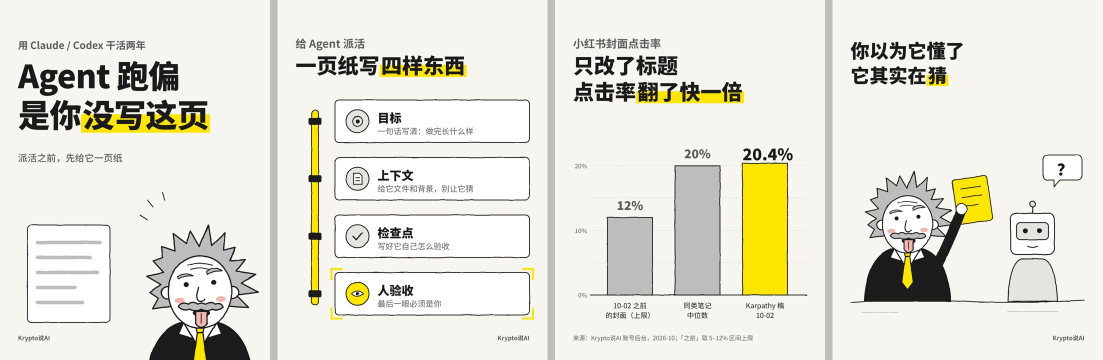
#> input picture 账号/视觉规范_测试/overview.jpg, 2205 x 720 px (shown at 1/2 size)
$ python -i render_comic.py   (imports and definitions only)
#> lines starting #> are read from the running program, lines starting #| are printed output that depends on the picture
#!/usr/bin/env python3
"""把 comic.json 渲染成小红书漫画讲解竖图（1080x1440 PNG）+ overview.jpg。

用法: python3 render_comic.py <comic.json> <输出目录>

comic.json:
{
  "account": {"name": "Krypto说AI", "avatar_image": "avatar.png"},
  "series": "K老师讲AI",                 # 封面底部的栏目名，不带期数（写了「｜第 N 期」会被去掉）
  "pages": [
    {"type": "cover", "kicker": "开了 10 个 Agent 之后…", "title": "为什么你的 Agent\\n越多越乱？",
     "scene": {"actors": [{"who": "ein", "face": "meh", ...}], "props": [...], "strings": [...]}},
        # kicker = 顶部黄底小字引子：场景 / 情绪（「永不眠！」「开了 10 个 Agent 之后…」）
        # title  = 超大问句钩子：「为什么你的… / 如何…」，读者自己的事，产品名直接嵌进去
        # scene  = 只有一个人（默认 K 老师，face=meh 无语脸）+ 1–3 个道具把这件事演出来，不配台词
        # 底部只放栏目名（spec 顶层 series）。keyword / sub / promise 是旧版式字段，新封面不用
    {"type": "story", "kicker": "可选小字", "no": "01", "title": "小标题",
     "text": "画面上方的讲解", "scene": {...},
     "quote": "原内容里的关键句（可选，黄色竖线引用块）", "note": "画面下方的补充"},
    {"type": "panel", "no": "03", "blocks": [            # 内页主力版式：文字主导 + 小图解
        {"lead": "小字引入一句"}, {"h": "大标题\\n可两行"}, {"p": "段落"}, {"ul": ["要点 1", "要点 2"]},
        {"fig": {...scene...}, "height": 460},            # 图解，高度 360–560；人物默认小一号
        {"rows": [{"icon": {"who": "bot", "hold": "checklist"}, "title": "Choice", "desc": "一句解释"}]},
        {"quote": "关键句"}, {"space": true},               # space = 把后面的块推到页底
        {"big": "一句加粗结论，居中大字"}, {"note": "一行小字说明，居中"},
        {"code": ["状态：「我的卡被扣了两次款」", "问题1：该转给哪个部门？（财务 / 技术）"]},   # 深色框：真实输入 / 输出，「键：」自动高亮
        {"compare": [{"icon": {"who": "bot"}, "title": "LLM 会这样回", "box": "这位客户遇到了…", "note": "系统还得从这段话里抠字段"},
                     {"icon": {"who": "bot", "accent": true}, "title": "Jev 会这样回", "box": "财务 ==0.94==\n退款 ==0.97==", "note": "程序拿到就能走下一步"}]}]},
    {"type": "end", "lines": ["收束金句第一行", "第二行"], "cta": "关注 K 老师 · 评论区扣 1 领本期模板", "sign": "漫画学AI，我是 K 老师～"}
  ]
}
文字里 **加粗**、==黄色马克笔高亮==；title / text / note 里用 \\n 换行。

scene:
{
  "actors": [{"who": "ein|xiaobai", "pose": "...", "face": "...", "say": "头顶台词",
              "hold": "道具名", "x": 300, "scale": 1.8, "flip": false, "lie": false}],
  "props":  [{"prop": "laptop", "x": 780, "y": 380, "scale": 1.6, "label": "道具下方小字"}],
  "tags":   [{"text": "效率型AI", "x": 620, "y": 300, "style": "fill|line|plain", "size": 44}]
}
x / y 是 1080x760 画面里的坐标（地面 y=720）；都可以省略，脚本按人数和道具数自动排位。
  "strings": [[[x, y], [x, y], ...]]   # 手绘线（缠住的线、牵着的绳），按点连成平滑曲线
  图解元素（panel 的 fig 里用）:
    "bars":   {"items": [{"label": "优化前", "value": 1092, "text": "1092 次", "hl": false}], "x": 330, "y": 70}
    "flow":   {"items": [{"text": "LLM", "sub": "写、查", "hl": false}, {"text": "Jev", "hl": true}], "y": 200}
    "arrows": [{"from": [300, 200], "to": [700, 200], "label": "派单"}]
    "divider": true            # 中间一条虚线，左右对比
  actor 额外字段: "hat": "chefhat"（头顶戴道具） "meter": 0.8（头顶进度条） "label": "脚下小字" "accent": true（bot 黄领带）
who: ein（K 老师） xiaobai（小白） bot（方头机器人 = AI / Agent / 模型）
pose: stand wave point shrug cheer think hold walk ｜ 封面大动作: carry（抱着大东西走）push（推）kneel（蹲着摆弄）headache（抱头）run sit lean
  actor 的 hold_scale（默认 0.38）：封面让人抱一个大道具时调到 0.8–1.2，配 pose=carry / push / kneel
  scene.backdrop: {"kind": "ground|waves|hill|road", "y": 480}   # 铺在人物后面的一片地面 / 波浪 / 坡 / 路，封面用
  scene.svg: "<path d=…/>"        # 自定义插图（1080x760 坐标）：火车、岔路、曲线，道具库没有的就直接画
  actor.motion: true              # 人物身后画三道速度线（跑 / 快）
face: ein → tongue happy smug surprise think sad meh；xiaobai → neutral happy confused surprise sad smug meh
prop: 见 characters.py 的 PROPS（封面大道具: basket 一筐纸、stack 一摞纸、timeline 时间线、bill 账单、brick 砖）
"""
import html
import json
import os
import re
import sys

HERE = os.path.dirname(os.path.abspath(__file__))
sys.path.insert(0, HERE)
from characters import ACTORS, ARMS_ON_TOP, POSE_DY, POSES, PROPS, SHADOW, YELLOW, backdrop  # noqa: E402


# [10 lines left out: function load_shooter, not called in this run]


SW, SH, GROUND = 1080, 760, 720
GREY_BAR = "#D8D8D8"

CSS = """
* { margin: 0; padding: 0; box-sizing: border-box }
body { width: 1080px; height: 1440px; background: #fff; color: #000; overflow: hidden;
       font-family: "PingFang SC", "Noto Sans CJK SC", "Source Han Sans SC", "Microsoft YaHei", sans-serif }
.page { width: 1080px; height: 1440px; padding: 84px 80px 70px; display: flex; flex-direction: column }
.round { font-family: "Yuanti SC", "PingFang SC", "Noto Sans CJK SC", sans-serif; font-weight: 700 }
.kicker { font-size: 40px; line-height: 1.4; margin-bottom: 10px }
.no { font-size: 56px; line-height: 1; margin-bottom: 18px }
.no span, mark { background: linear-gradient(transparent 45%, #FFE600 45%, #FFE600 92%, transparent 92%);
                 color: inherit; padding: 0 6px }
h1 { font-size: 118px; line-height: 1.22; letter-spacing: -1px }
.cover { padding: 96px 72px 64px }
.cover .kicker { font-size: 50px; line-height: 1.3; margin-bottom: 22px; font-weight: 700 }
.cover .kicker span { background: #FFE600; padding: 4px 16px; border-radius: 10px;
                      box-decoration-break: clone; -webkit-box-decoration-break: clone }
.cover h1 { font-size: 118px; line-height: 1.18; letter-spacing: -2px }
.cover .scene { margin: 20px -72px 10px }
.kwline { display: flex; align-items: center; gap: 26px; margin-top: 34px }
.kwline .k { font-size: 76px; line-height: 1; background: #FFE600; padding: 14px 26px 18px; border-radius: 16px;
             white-space: nowrap; flex: none }
.kwline .s { font-size: 42px; line-height: 1.35; font-weight: 700; white-space: pre-wrap }
.panel { padding: 70px 72px 56px }
.panel .lead { font-size: 38px; line-height: 1.5; margin-bottom: 10px }
.panel .no { margin-bottom: 14px }
.panel h2 { font-size: 62px; line-height: 1.26; margin-bottom: 22px }
.panel p { font-size: 39px; line-height: 1.58; margin-bottom: 20px; white-space: pre-wrap }
.panel ul { list-style: none; margin: 2px 0 16px }
.panel li { font-size: 37px; line-height: 1.5; padding-left: 36px; position: relative; margin-bottom: 12px }
.panel li:before { content: ""; position: absolute; left: 6px; top: 22px; width: 13px; height: 13px;
                   border-radius: 50%; background: #000 }
.panel .fig { margin: 6px -72px 14px; flex: 1 1 auto }   /* 图解吃掉剩余高度，上下自动留白 */
.panel .fig svg { width: 1080px; height: 100%; display: block }
.panel .rows { margin: 4px 0 12px; flex: 1 1 auto; display: flex; flex-direction: column; justify-content: space-around }
.panel .row { display: flex; align-items: center; gap: 26px; margin-bottom: 14px }
.panel .row .ic { flex: none; width: 170px; height: 170px }
.panel .row .ic svg { width: 170px; height: 170px }
.panel .row .rt { font-size: 43px; font-weight: 700; line-height: 1.3 }
.panel .row .rd { font-size: 35px; line-height: 1.48; margin-top: 6px }
.panel .quote { font-size: 39px; margin: 8px 0 20px }
.panel .sp { flex: 1 }
.panel .big { font-size: 46px; line-height: 1.45; font-weight: 700; text-align: center; margin: 10px 0 16px; white-space: pre-wrap }
.panel .big mark { padding: 0 4px }
.panel .note { font-size: 32px; line-height: 1.5; color: #444; text-align: center; margin: 0 0 16px; white-space: pre-wrap }
.panel .code { background: #2E3440; color: #ECEFF4; border-radius: 22px; padding: 26px 34px; margin: 6px 0 22px;
               font-size: 33px; line-height: 1.55; white-space: pre-wrap }
.panel .code b { color: #FFE600; font-weight: 700 }
.panel .code mark, .panel .cb mark { background: none; color: #FFE600; font-weight: 700; padding: 0 }
.panel .cmp { display: flex; gap: 30px; margin: 4px 0 18px }
.panel .cmp > div { flex: 1; min-width: 0 }
.panel .cmp .ct { font-size: 38px; font-weight: 700; text-align: center; margin-bottom: 12px }
.panel .cmp .cb { background: #2E3440; color: #ECEFF4; border-radius: 22px; padding: 22px 26px; font-size: 31px;
                  line-height: 1.5; min-height: 190px; white-space: pre-wrap }
.panel .cmp .cb b { color: #FFE600 }
.panel .cmp .cn { font-size: 30px; line-height: 1.45; color: #333; margin-top: 12px; white-space: pre-wrap }
.panel .cmp .ci { text-align: center; height: 120px }
.panel .cmp .ci svg { width: 120px; height: 120px }
.promise { text-align: center; font-size: 32px; color: #555; margin-top: 18px }
.quote { font-size: 37px; line-height: 1.5; font-weight: 700; border-left: 12px solid #FFE600;
         padding: 4px 0 4px 24px; margin-bottom: 18px; white-space: pre-wrap }
h2 { font-size: 58px; line-height: 1.3 }
.text, .note { font-size: 39px; line-height: 1.55; white-space: pre-wrap }
.text { margin-top: 18px }
.scene { flex: 1; min-height: 0; margin: 10px -80px; display: flex; align-items: center }
.scene svg { width: 1080px; height: 100%; display: block }
.series { text-align: center; font-size: 40px }
.next { text-align: center; font-size: 40px; margin-top: 28px }
.next span { background: #FFE600; border-radius: 40px; padding: 8px 34px }
.cta { text-align: center; font-size: 36px; color: #444; margin-top: 18px }
.series span { background: #FFE600; border-radius: 40px; padding: 8px 34px }
.end { align-items: center; justify-content: center; text-align: center; padding-top: 60px }
.end .lines { font-size: 50px; line-height: 1.55; margin-top: 40px; white-space: pre-wrap }
.end .sign { font-size: 38px; margin-top: 60px; display: flex; align-items: center; gap: 18px }
.end .sign img { width: 64px; height: 64px; border-radius: 50% }
.pg { position: absolute; right: 60px; bottom: 36px; font-size: 26px; color: #9A9A9A }
b { font-weight: 700 }
"""


# [20 lines left out: functions inline, wrap, not called in this run]


def vis_len(s):
    return sum(1.0 if ord(c) > 0x2E7F else 0.55 for c in s)


# [39 lines left out: functions svg_text, arrow_svg, actor_svg, not called in this run]


def scene_svg(scene, sh=SH, small=False):
    """small=True：内页图解用，人物默认小一号（约占图高的 6 成），给图解元素让位置。"""
    actors, props, tags = scene.get("actors", []), scene.get("props", []), scene.get("tags", [])
    n_label = max((len(wrap(a["label"], 12)) for a in actors if a.get("label")), default=0)
    ground = sh - 40 - (n_label * 42 + 14 if n_label else 0)
    _ = None
    actors, props, tags = scene.get("actors", []), scene.get("props", []), scene.get("tags", [])
    talking = any(a.get("say") for a in actors)
    crowded = bool(props or tags or scene.get("bars") or scene.get("flow")) or len(actors) > 1
    if len(actors) == 1:
        auto_x = [300 if crowded else 540]
    elif len(actors) == 2:
        auto_x = [290, 790]
    else:
        auto_x = [int(SW * (i + 0.5) / max(len(actors), 1)) for i in range(len(actors))]
    free = [x for x in (780, 560) if all(abs(x - ax) > 200 for ax in auto_x[:len(actors)])] or [780]
    drawn, texts = [], []
    bd = scene.get("backdrop")           # 背景景片：{"kind": "ground|waves|hill|road", "y": 480}
    if bd:
        drawn.append(backdrop(bd.get("kind", "ground"), bd.get("y", int(sh * 0.62)), SW, sh))
    if scene.get("svg"):                 # 自定义插图：直接写 SVG 片段（1080x760 坐标），画火车、曲线、岔路都行；压在背景上、人物下
        drawn.append(scene["svg"])
    if scene.get("divider"):
        drawn.append(f'<path d="M{SW // 2},20 V{sh - 20}" fill="none" stroke="#000" stroke-width="5" stroke-dasharray="4 22"/>')
    for i, a in enumerate(actors):
        x = a.get("x", auto_x[i])
        if small:
            default = min(1.55, (ground - 110 - (60 if talking else 0)) / 290)   # 内页人物约占页高 1/4–1/3
        else:
            default = 1.7 if talking else (2.0 if crowded else 2.3)
        scale = a.get("scale", default)
        flip = a.get("flip", len(actors) == 2 and i == 1)
        body, top_off = actor_svg(a, scale, flip)
        sx = -scale if flip else scale
        if a.get("lie"):
            drawn.append(f'<ellipse cx="{x}" cy="{ground}" rx="{150 * scale}" ry="{9 * scale}" fill="{SHADOW}"/>'
                         f'<g transform="translate({x - 60 * scale},{ground - 52 * scale}) rotate(-78) '
                         f'scale({sx},{scale}) translate(0,-60)">{body}</g>')
            top = ground - 150 * scale
        else:
            dy = POSE_DY.get(a.get("pose"), 0) * scale   # 跪 / 坐：整个人下沉
            drawn.append(f'<ellipse cx="{x}" cy="{ground}" rx="{52 * scale}" ry="{9 * scale}" fill="{SHADOW}"/>'
                         f'<g transform="translate({x},{ground - 195 * scale + dy}) scale({sx},{scale})">{body}</g>')
            top = ground - (195 + top_off) * scale + dy
        if a.get("motion"):              # 速度线：人在跑 / 在动
            mx = x + (60 if flip else -60) * scale
            for k, (dy0, ln) in enumerate(((-40, 70), (0, 95), (40, 70))):
                yy = ground - 110 * scale + dy0 * scale
                x1, x2 = (mx, mx + ln * scale) if flip else (mx - ln * scale, mx)
                drawn.append(f'<path d="M{x1:.0f},{yy:.0f} H{x2:.0f}" stroke="#000" stroke-width="7" stroke-linecap="round"/>')
        if a.get("meter") is not None:   # 头顶进度条：0–1
            w, h = 200 * max(scale, 0.9), 30
            my = top - 34
            drawn.append(f'<rect x="{x - w / 2:.0f}" y="{my - h:.0f}" width="{w * max(a["meter"], 0.04):.0f}" height="{h}" rx="12" fill="{YELLOW}"/>'
                         f'<rect x="{x - w / 2:.0f}" y="{my - h:.0f}" width="{w:.0f}" height="{h}" rx="12" fill="none" stroke="#000" stroke-width="7"/>')
            top = my - h - 6
        if a.get("label"):               # 脚下小字：这个角色代表谁
            ll = wrap(a["label"], 12)
            texts.append(svg_text(ll, x, ground + 52 + (len(ll) - 1) * 42, 31, 700))
        if a.get("say"):
            fs = 34 if small else 40
            lines = wrap(a["say"], 11)
            half = max(vis_len(l) for l in lines) * fs / 2
            cx = min(max(x, 40 + half), SW - 40 - half)
            texts.append(svg_text(lines, cx, top - 20, fs))
    for pts in scene.get("strings", []):
        d = f"M{pts[0][0]},{pts[0][1]}"
        for (ax, ay), (bx, by) in zip(pts[1:], pts[2:] + [pts[-1]]):
            d += f" Q{ax},{ay} {(ax + bx) / 2:.0f},{(ay + by) / 2:.0f}" if (bx, by) != (ax, ay) else f" L{ax},{ay}"
        drawn.append(f'<path d="{d}" fill="none" stroke="#000" stroke-width="6"/>')
    for i, pr in enumerate(props):
        x, y = pr.get("x", free[0] + (i * 40 if i else 0)), pr.get("y", sh * 0.52)
        s = pr.get("scale", 1.1 if small else 1.7)
        drawn.append(f'<g transform="translate({x},{y}) scale({s})">{PROPS[pr["prop"]]}</g>')
        if pr.get("label"):
            texts.append(svg_text(wrap(pr["label"], 12), x, y + 100 * s + 42, 32 if small else 36))
    for ar in scene.get("arrows", []):
        (x1, y1), (x2, y2) = ar["from"], ar["to"]
        drawn.append(arrow_svg(x1, y1, x2, y2))
        if ar.get("label"):
            texts.append(svg_text([ar["label"]], (x1 + x2) / 2, min(y1, y2) - 22, 30, 700))
    # 横向条形对比：[{label, value, text}]
    bars = scene.get("bars")
    if bars:
        items = bars["items"] if isinstance(bars, dict) else bars
        bx, by = (bars.get("x", 330), bars.get("y", 70)) if isinstance(bars, dict) else (330, 70)
        bw = (bars.get("w", 470) if isinstance(bars, dict) else 470)
        vmax = max(b["value"] for b in items) or 1
        for i, b in enumerate(items):
            y = by + i * 104
            fw = max(bw * b["value"] / vmax, 16)
            drawn.append(f'<rect x="{bx}" y="{y}" width="{fw:.0f}" height="52" rx="14" fill="{YELLOW if b.get("hl", True) else GREY_BAR}"/>'
                         f'<rect x="{bx}" y="{y}" width="{bw}" height="52" rx="14" fill="none" stroke="#000" stroke-width="7"/>')
            texts.append(svg_text([b["label"]], bx - 20, y + 38, 32, 700, "end"))
            if b.get("text"):
                texts.append(svg_text([b["text"]], bx + bw + 18, y + 38, 32, 700, "start"))
    # 流程：一排方框用箭头串起来
    flow = scene.get("flow")
    if flow:
        items, fy, size = flow["items"], flow.get("y", sh * 0.5), flow.get("size", 36)
        widths = [max(max(vis_len(l) for l in it["text"].split("\n")) * size + 52,
                      max((vis_len(l) for l in wrap(it.get("sub", ""), 7)), default=0) * 30 + 24) for it in items]
        gap = 64
        total = sum(widths) + gap * (len(items) - 1)
        if total > SW - 80:
            k = (SW - 80) / total
            size, gap = size * k, gap * k
            widths = [w * k for w in widths]
            total = SW - 80
        x = (SW - total) / 2
        for i, (it, w) in enumerate(zip(items, widths)):
            lines = it["text"].split("\n")
            h = len(lines) * size * 1.35 + 40
            fill = YELLOW if it.get("hl") else "#FFF"
            drawn.append(f'<rect x="{x:.0f}" y="{fy - h / 2:.0f}" width="{w:.0f}" height="{h:.0f}" rx="20" fill="{fill}" stroke="#000" stroke-width="7"/>')
            texts.append(svg_text(lines, x + w / 2, fy + h / 2 - 20 - size * 0.28, size, 700))
            if it.get("sub"):
                sl = wrap(it["sub"], 7)
                texts.append(svg_text(sl, x + w / 2, fy + h / 2 + 46 + (len(sl) - 1) * 40, 30))
            if i < len(items) - 1:
                drawn.append(arrow_svg(x + w + 8, fy, x + w + gap - 8, fy))
            x += w + gap
    for tg in tags:
        size, style = tg.get("size", 38 if small else 44), tg.get("style", "fill")
        lines = wrap(tg["text"], tg.get("width", 10))
        w = max(vis_len(l) for l in lines) * size + 70
        h = len(lines) * size * 1.35 + 44
        x, y = tg.get("x", 780), tg.get("y", sh / 2)
        if style != "plain":
            fill = YELLOW if style == "fill" else "#FFF"
            drawn.append(f'<rect x="{x - w / 2:.0f}" y="{y - h / 2:.0f}" width="{w:.0f}" height="{h:.0f}" rx="22" '
                         f'fill="{fill}" stroke="#000" stroke-width="7"/>')
        texts.append(svg_text(lines, x, y + h / 2 - 22 - size * 0.28, size, 700 if style != "plain" or tg.get("bold") else 400))
    return (f'<svg viewBox="0 0 {SW} {sh}" xmlns="http://www.w3.org/2000/svg" preserveAspectRatio="xMidYMid meet">'
            f'<defs><filter id="wob" x="-5%" y="-5%" width="110%" height="110%">'
            f'<feTurbulence type="fractalNoise" baseFrequency="0.018" numOctaves="2" seed="7"/>'
            f'<feDisplacementMap in="SourceGraphic" scale="7"/></filter></defs>'
            f'<g filter="url(#wob)" stroke-linecap="round" stroke-linejoin="round">{"".join(drawn)}</g>'
            f'<g font-family="PingFang SC, Noto Sans CJK SC, sans-serif" fill="#000">{"".join(texts)}</g></svg>')


# [119 lines left out: functions icon_svg, end_scene, hook_size, page_html, not called in this run]


# 图上不许出现的「转述腔」：漫画是在讲这件事本身，不是在转述一篇帖子。来源只写在 正文.txt 里。
BANNED = ["原帖", "原文", "作者", "博主", "这篇文章", "这条推文", "爆帖", "爆文", "X 上", "推特", "视频里", "来源："]


# [85 lines left out: functions lint, main, not called in this run]


# [2 lines not run here, left out]

>>> import cv2
>>> picture = cv2.imread('../../../账号/视觉规范_测试/overview.jpg', cv2.IMREAD_GRAYSCALE)
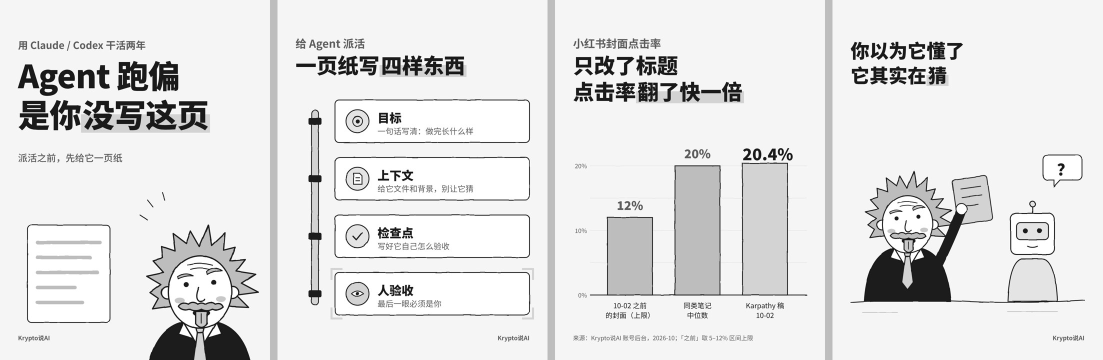
#> picture: shape (720, 2205) (shown at 1/2 size); min 0, max 255, mean 226.3
>>> result = scene_svg(picture)
#> (the run stopped early here; a loop or call above may not have finished)

$ run again, on 账号/视觉规范_测试/01_封面.png
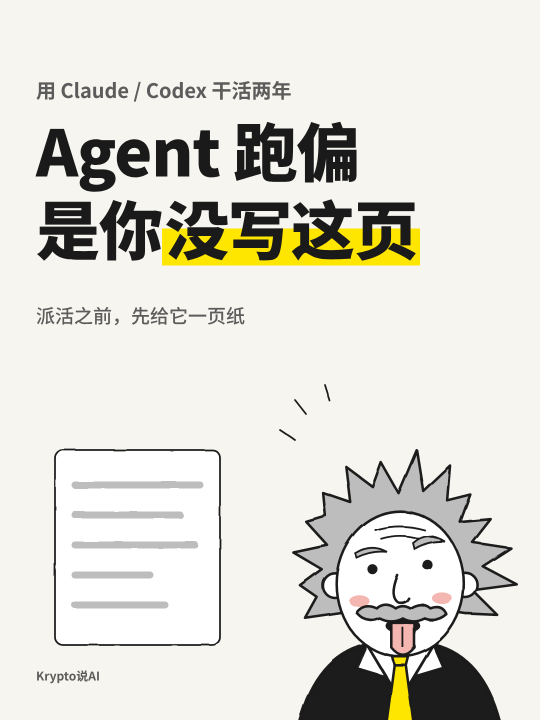
#> input picture 账号/视觉规范_测试/01_封面.png, 1080 x 1440 px (shown at 1/2 size)
#> `picture = cv2.imread('../../../账号/视觉规范_测试/overview.jpg', cv2.IMREAD_GR..`:
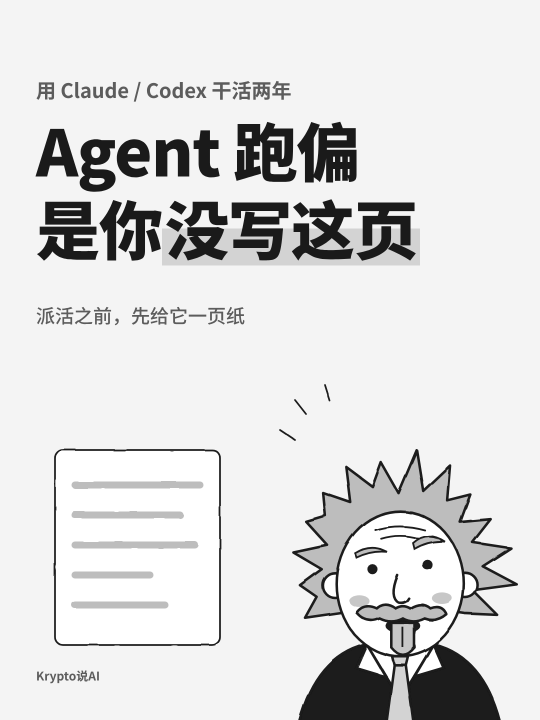
#> picture: shape (1440, 1080) (shown at 1/2 size); min 22, max 255, mean 220.1

$ run again, on 账号/视觉规范_测试/02_信息图.png
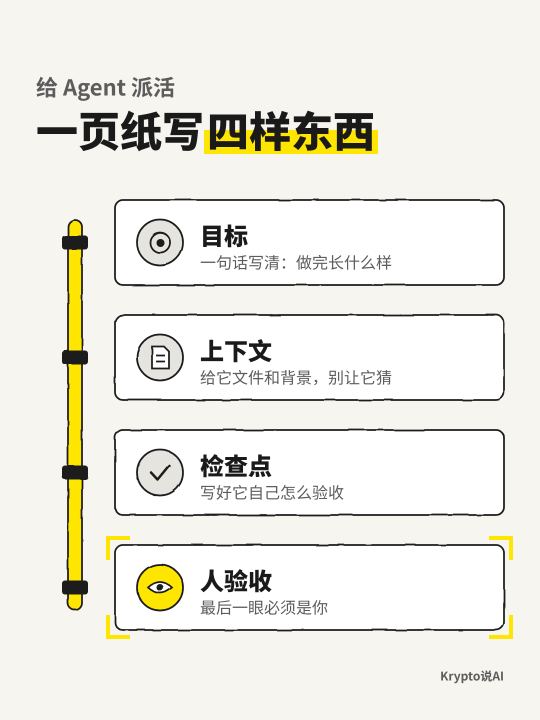
#> input picture 账号/视觉规范_测试/02_信息图.png, 1080 x 1440 px (shown at 1/2 size)
#> `picture = cv2.imread('../../../账号/视觉规范_测试/overview.jpg', cv2.IMREAD_GR..`:
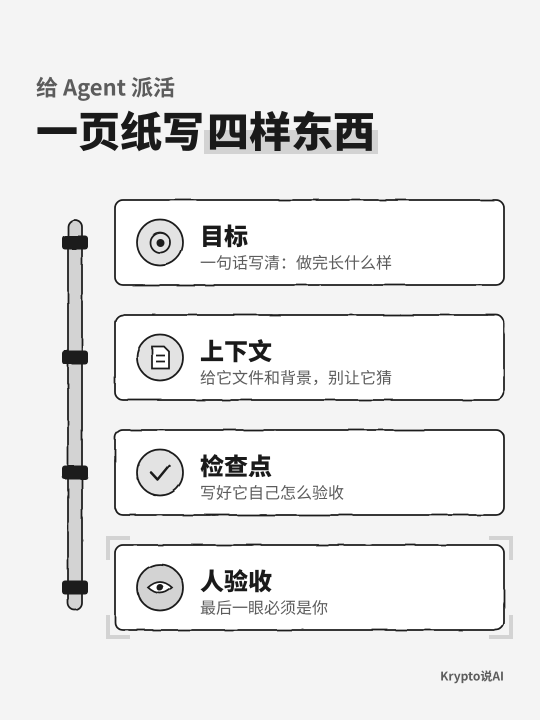
#> picture: shape (1440, 1080) (shown at 1/2 size); min 23, max 255, mean 233.6
